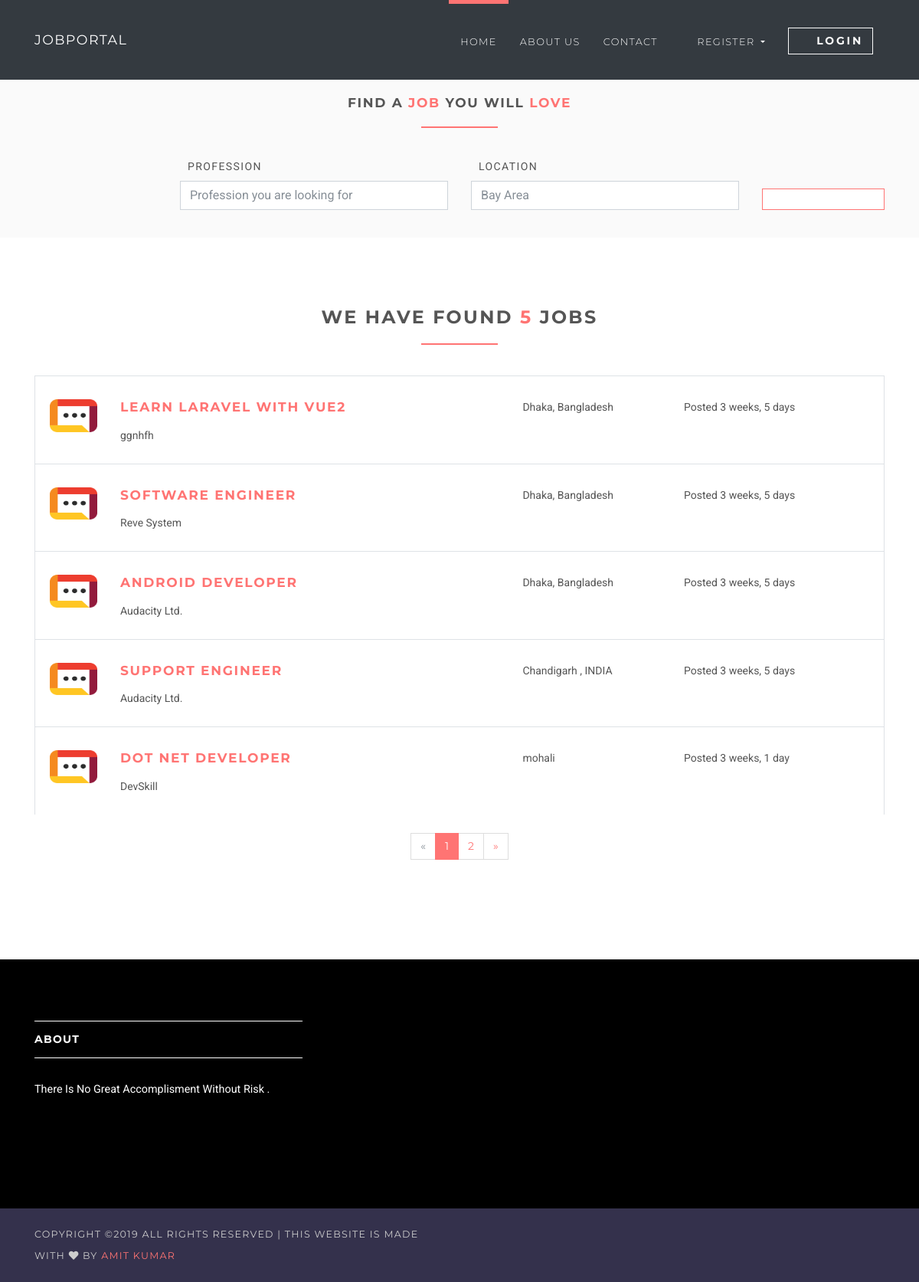
Page /jobs on the committed database.
### jobsapp/models.py (models this page shows, shortened)
class Job(models.Model):
    user = models.ForeignKey(User, on_delete=models.CASCADE)
    title = models.CharField(max_length=300)
    description = models.TextField()
    location = models.CharField(max_length=150)
    type = models.CharField(choices=JOB_TYPE, max_length=10)
    category = models.CharField(max_length=100)
    last_date = models.DateTimeField()
    company_name = models.CharField(max_length=100)
    company_description = models.CharField(max_length=300)
    website = models.CharField(max_length=100, default="")
    created_at = models.DateTimeField(default=timezone.now)
    filled = models.BooleanField(default=False)

### jobsapp/views/home.py (the view)
# urls.py: path('jobs', JobListView.as_view(), name='jobs'),
class JobListView(ListView):
    model = Job
    template_name = 'jobs/jobs.html'
    context_object_name = 'jobs'
    paginate_by = 5

### templates/jobs/jobs.html (shortened to what this page needs)
{% extends 'base.html' %}
{% load static %}
{% block content %}
    <section class="job-form-section job-form-section--compressed">
        <div class="container">
            <h4 class="heading">Find a <span class="accent">job </span> you will <span class="accent">love</span></h4>
            <form id="job-main-form" method="get" action="#" class="job-main-form">
                <div class="controls">
                    <div class="row align-items-end">
                        <div class="col-sm-1 col-lg-2"></div>
                        <div class="col-sm-5 col-lg-4 form-group">
                            <label for="profession">Profession</label>
                            <input type="text" id="profession" name="profession"
                                   placeholder="Profession you are looking for" class="form-control">
                        </div>
                        <div class="col-sm-5 col-lg-4 form-group">
                            <label for="location">Location</label>
                            <input type="text" id="location" name="location" placeholder="Any particular location?"
                                   value="Bay Area" class="form-control">
                        </div>
                        <div class="col-sm-1 col-lg-2 form-group">
                            <button type="submit" name="name"
                                    class="btn btn-outline-white-primary job-main-form__button">
                                <i class="fa fa-search"></i>
                            </button>
                        </div>
                    </div>
                </div>
            </form>
        </div>
    </section>
    <section>
        <div class="container">
            <h3 class="heading">We have found <span class="accent">{{ jobs.count }}</span> jobs</h3>
            {% for job in jobs %}
                <div class="job-listing  ">
                    <div class="row">
                        <div class="col-md-12 col-lg-6">
                            <div class="row">
                                <div class="col-2">
                                    <img src="{% static 'img/company-1.png' %}"
                                         alt="Ipsioou " class="img-fluid">
                                </div>
                                <div class="col-10">
                                    <h4 class="job__title"><a
                                            href="{% url 'jobs:jobs-detail' job.id %}">{{ job.title }}</a></h4>
                                    <p class="job__company">
                                        {{ job.company_name }}
                                    </p>
                                </div>
                            </div>
                        </div>
                        <div class="col-10 col-md-3 col-lg-2 ml-auto"><i class="fa fa-map-marker job__location"></i>
                            {{ job.location }}
                        </div>
                        <div class="col-10 col-md-3 col-lg-3 ml-auto">
                            <p>Posted {{ job.created_at|timesince }}</p>
                        </div>
                    </div>
                </div>
            {% endfor %}
            {% if is_paginated %}
                <div class="row">
                    <div class="col-md-12">
                        <nav aria-label="Page navigation example" class="d-flex justify-content-center mt-4 mb-4">
                            <ul class="pagination">
                                {% if page_obj.has_previous %}
                                    <li class="page-item">
                                        <a href="?page={{ page_obj.previous_page_number }}"
                                           class="page-link">&laquo;</a>
                                    </li>
                                {% else %}
                                    <li class="page-item disabled">
                                        <a class="page-link">&laquo;</a>
                                    </li>
                                {% endif %}
                                {% for i in page_obj.paginator.page_range %}
                                    {% if page_obj.number == i %}
                                        <li class="page-item active">
                                            <a class="page-link">{{ i }}</a>
                                        </li>
                                    {% else %}
                                        <li class="page-item">
                                            <a href="?page={{ i }}" class="page-link">{{ i }}</a>
                                        </li>
                                    {% endif %}
                                {% endfor %}
                                {% if page_obj.has_next %}
                                    <li class="page-item">
                                        <a href="?page={{ page_obj.next_page_number }}" class="page-link">&raquo;</a>
                                    </li>
                                {% else %}
                                    <li class="page-item disabled">
                                        <a class="page-link">&raquo;</a>
                                    </li>
                                {% endif %}
                            </ul>
                        </nav>
                    </div>
                </div>
            {% endif %}
        </div>
    </section>
{% endblock %}

### static/css/style.default.css (style rules this page uses)
html { height:100% }
body { height:100% }
section { position:relative; padding-top:90px; padding-bottom:90px }
button { cursor:pointer }
.heading { text-align:center; margin-bottom:40px }
.heading:after { content:" "; display:block; width:100px; height:2px; margin:20px auto 20px; background:#ff7473 }
a, button { -webkit-transition:all .2s ease-out; transition:all .2s ease-out }
a i.fa, button i.fa { margin:0 5px }
.accent { color:#ff7473 }
.job-form-section { padding:80px 0; background:#fafafa }
.job-form-section .job-main-form { margin-bottom:40px }
.job-form-section .job-main-form label { text-transform:uppercase; letter-spacing:0.1em; margin-left:10px }
.job-form-section.job-form-section--compressed { padding:20px }
.job-form-section.job-form-section--compressed .job-main-form { margin-bottom:0 }
.job-main-form__button { margin-top:15px; display:block; width:100% }
.job-listing { border:solid 1px #dee2e6; border-bottom:none; padding-top:30px; padding-bottom:10px; padding-left:19px; padding-right:15px; clear:both; -webkit-transition:all .2s ease-out; transition:all .2s ease-out }
.job__title { margin-top:0 }
.job__location { margin-right:5px; color:#868e96 }
.btn { font-weight:700; font-family:"Montserrat",Helvetica,Arial,sans-serif; border:1px solid transparent; text-transform:uppercase; letter-spacing:0.2em; padding:.375rem .75rem; font-size:.875rem; line-height:1.5; border-radius:0; -webkit-transition:background-color 0.15s ease-in-out,border-color 0.15s ease-in-out,-webkit-box-shadow 0.15s ease-in-out; transition:background-color 0.15s ease-in-out,border-color 0.15s ease-in-out,-webkit-box-shadow 0.15s ease-in-out; transition:background-color 0.15s ease-in-out,border-color 0.15s ease-in-out,box-shadow 0.15s ease-in-out; transition:background-color 0.15s ease-in-out,border-color 0.15s ease-in-out,box-shadow 0.15s ease-in-out,-webkit-box-shadow 0.15s ease-in-out }
.btn-outline-white-primary { color:#ff7473; background-color:#fff; background-image:none; border-color:#ff7473 }
body { font-family:"Roboto",Helvetica,Arial,sans-serif; font-size:.875rem; font-weight:400; line-height:1.5; color:#555; background-color:#fff }
a { color:#ff7473; text-decoration:none }
h1, h2, h3, h4, h5, h6, .h1, .h2, .h3, .h4, .box-simple h3, .box-image .name h3, .box-image-text .top .name h3, .box-image-text .top .name h4, .h5, .h6 { margin-bottom:1rem; font-family:"Montserrat",Helvetica,Arial,sans-serif; font-weight:700; line-height:1.2; color:#555; text-transform:uppercase; letter-spacing:0.1em }
h3, .h3 { font-size:1.4875rem }
h4, .h4, .box-simple h3, .box-image .name h3, .box-image-text .top .name h3, .box-image-text .top .name h4 { font-size:1.0675rem }
.page-item:first-child .page-link { border-top-left-radius:0rem; border-bottom-left-radius:0rem }
.page-item:last-child .page-link { border-top-right-radius:0rem; border-bottom-right-radius:0rem }
.page-item.active .page-link { color:#fff; background-color:#ff7473; border-color:#ff7473 }
.page-item.disabled .page-link { color:#868e96; background-color:#fff; border-color:#ddd }
.page-link { padding:.5rem .75rem; line-height:1.25; color:#ff7473; background-color:#fff; border:1px solid #ddd; font-family:"Montserrat",Helvetica,Arial,sans-serif }
.form-control { padding:.375rem .75rem; font-size:1rem; line-height:1.5; color:#868e96; background-color:#fff; border:1px solid #ced4da; border-radius:0; -webkit-transition:border-color ease-in-out 0.15s,-webkit-box-shadow ease-in-out 0.15s; transition:border-color ease-in-out 0.15s,-webkit-box-shadow ease-in-out 0.15s; transition:border-color ease-in-out 0.15s,box-shadow ease-in-out 0.15s; transition:border-color ease-in-out 0.15s,box-shadow ease-in-out 0.15s,-webkit-box-shadow ease-in-out 0.15s }
.form-control::placeholder { color:#868e96 }

### rows in the picture
Job: title "LEARN LARAVEL WITH VUE2", company_name "ggnhfh", location "Dhaka, Bangladesh", created_at "3 weeks, 5 days"
Job: title "SOFTWARE ENGINEER", company_name "Reve System", location "Dhaka, Bangladesh", created_at "3 weeks, 5 days"
Job: title "ANDROID DEVELOPER", company_name "Audacity Ltd.", location "Dhaka, Bangladesh", created_at "3 weeks, 5 days"
Job: title "SUPPORT ENGINEER", company_name "Audacity Ltd.", location "Chandigarh , INDIA", created_at "3 weeks, 5 days"
Job: title "DOT NET DEVELOPER", company_name "DevSkill", location "mohali", created_at "3 weeks, 1 day"

### other values in the picture
{{ jobs.count }} "5"
{{ i }} "1"
{{ i }} "2"
